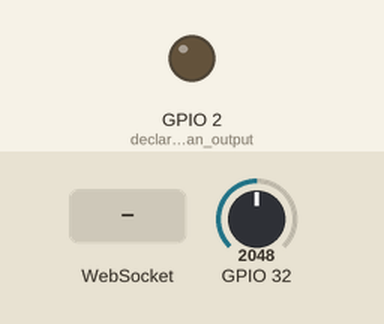
A sketch run on a simulated ESP32. On the bench: output pins drawn as LEDs (lit = HIGH). Inputs (shaded band) come from the test bench; at power-on: GPIO 32 = 2048. WiFi joins after 1.5 s; servers stay silent unless stated; the local clock reads 2024-03-15 10:24:30 at power-on unless the sketch sets it; storage starts empty; not simulated (calls return 0 or success): WiFiCred1.h; what the sketch prints to the serial monitor is not drawn.

Above: at 3.3 s.
3.4 s: WebSocket text "relay" received
At 4.4 s:
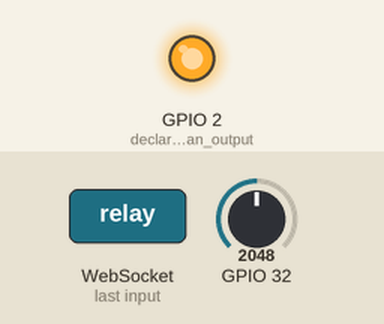
Timing chart, 0 to 6.4 s (numbered marks = the images above; inputs shaded):
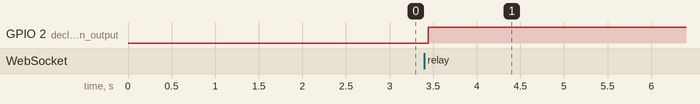

The sketch:

garden.ino
```cpp
// (licence header left out)
#include <Arduino.h>
#include "State.h" // holds application state
#include "time.h"  // setting the rtc
#include "WiFiCred1.h" // wifi credentials
#include <ArduinoOTA.h> // OTA update server
#include <ESPmDNS.h> // needed by OTA
#include <WiFi.h>  // WiFi library
#include <WiFiUdp.h> // needed by OTA
#include "bcbaws.h" // Asynchronous web server wrapper for espasyncwebserver and websockets

#define ARDUINO_RUNNING_CORE 1 // core to bind our task to

State state; // instantiate state class
BcbAws aws;  // instantiate web server class

// internal rtc variables
const char *ntpServer = "pool.ntp.org";
const long gmtOffset_sec = -18000;
const int daylightOffset_sec = 3600;
bool wifiavail = false;

// define functions
void UpdateClients(void *pvParameters);
void initWiFi();
void initTime();
void setup();
void loop();
void checkForIndex();
String printLocalTime();
String printLocalHour();


// localtime from internal rtc
String printLocalTime() {
  struct tm timeinfo;
  if (!getLocalTime(&timeinfo)) {
    return ("");
  }
  return (asctime(&timeinfo));
}

String printLocalHour() {
  struct tm timeinfo;
  if (!getLocalTime(&timeinfo)) {
    return ("");
  }
  return (String(asctime(&timeinfo)).substring(11, 16) + " ");
}

void setup() {
  Serial.begin(115200);
  delay(500);

  // set initial program state
  initWiFi(); // connect to wifi
  initTime(); // connect to ntp servers and set rtc
  aws.BcbAwsInit(&state); // initialize the webserver and start listening for connections
  digitalWrite(2, LOW); // write the relay pin low before declaring it as an output
  pinMode(2, OUTPUT); // declare it an output
  state.relay(false); // and set the state to reflect the relay condition

  ArduinoOTA // OTA setup
  .onStart([]() {
    String type;
    if (ArduinoOTA.getCommand() == U_FLASH)
      type = "sketch";
    else // U_SPIFFS
      type = "filesystem";
    SPIFFS.end();// NOTE: if updating SPIFFS this would be the place to unmount SPIFFS
    aws.ws.enable(false);// Disable client connections
    aws.ws.textAll("{\"message\":\"OTA Update Started\"");// Advertise to connected clients what's going on
    aws.ws.closeAll();// Close them
    state.setOta(true); // prevent updates to clients while updating
  });
  ArduinoOTA.begin();

  xTaskCreatePinnedToCore(               //
    UpdateClients,                       // function name
    "updateClients",                     // name for humans
    1024,                                // This stack size can be checked & adjusted by reading the Stack Highwater
    NULL,                                // task input parameter
    2,                                   // Priority, with 3 (configMAX_PRIORITIES - 1) being the highest, and 0 being the lowest.
    NULL,                                // task handle
    ARDUINO_RUNNING_CORE);
}

void loop() {
  ArduinoOTA.handle(); // check if an update is available
  if (WiFi.status() != WL_CONNECTED) // check if wifi is still connected, if not, reconnect
    initWiFi();
  vTaskDelay(60);
}

void UpdateClients(void *pvParameters) { // handle websocket and oled displays
  (void)pvParameters;
  for (;;) {
    if (!state.getOta()) {
      aws.notifyClients(); // send state to the client as a json string
    }
    vTaskDelay(900000); // update clients every 15 minutes
  }
}

void initWiFi() {
  Serial.println("connecting to wifi");
  // connect to wifi
  WiFi.mode(WIFI_STA);
  WiFi.begin(ssid, password);
  if (WiFi.waitForConnectResult() != WL_CONNECTED) {
    Serial.println("connecting to wifi failed");
    delay(500);
    initWiFi();
  }
  Serial.println("wifi connected");
  wifiavail = true;
}

void initTime() {
  // set the clock from ntp server
  configTime(gmtOffset_sec, daylightOffset_sec, ntpServer);
  printLocalTime();
}
```

State.cpp
```cpp
// (licence header left out)
#include"State.h"

int State::moisture() { // read andaverage the moisture content and save it in the state
  int avg = 0;
  for (int num = 0; num <= 9; num++) {
    avg += analogRead(32);
  }
  jsonMap["moisture"] = String(avg / 10);
  return avg / 10;
}


int State::threshold() { //threshold (TODO) getter
  return jsonMap["threshold"].toInt();
};

int State::threshold(int value) { //threshold setter
  jsonMap["threshold"] = String(value);
  return jsonMap["threshold"].toInt();
};


String State::filename() {  // filename getter
  return jsonMap["filename"];
};

String State::filename(String value) {  // filename setter
  jsonMap["filename"] = value;
  return jsonMap["filename"];
};


bool State::setOta (bool value) {  // ota setter
  ota = value;
  return ota;
};

bool State::getOta () {  // ota getter
  return ota;
};


bool State::reload() {  // reload getter
  return (jsonMap["reload"] == "true");
};

bool State::reload(bool value) {  // reload setter
  jsonMap["reload"] = value ? "true" : "false";
  return (jsonMap["reload"] == "true");
};


bool State::relay() {  // relay getter
  return (jsonMap["relay"] == "true");
};

bool State::relay(bool value) {  // relay setter
  jsonMap["relay"] = value ? "true" : "false";
  return (jsonMap["relay"] == "true");
};


String State::getJSON() { //convert the state map to json
  moisture();
  String json = "{";
  String quote = "\"";
  for (auto const x : jsonMap) {
    if (json.length() > 3) json += ",";
    json += quote + x.first + quote + ":" + quote + x.second + quote;
  };
  json += "}";
  return json;
}
```

State.h
```cpp
// (licence header left out)
#pragma once
#include<Arduino.h>
#include<map>
//set initial state

class State {
  public:

    int moisture(); // reads and returns moisture reading

    // setter and getter for the threshold TODO
    int threshold();
    int threshold(int value);

    // setter and getter for the uploading filename
    String filename();
    String filename(String value);


    // is an OTA update in progress
    bool setOta (bool value);
    bool getOta ();


    // should the browser reload the website
    bool reload();
    bool reload(bool value);


    // relay state
    bool relay();
    bool relay(bool value);

    // return a stringifyed json representation of the state
    String getJSON();

  private:
    // container for the state
    std::map<String, String> jsonMap;
    //OTA is handeled seperately
    bool ota = false;
};
```

bcbaws.cpp
```cpp
// (licence header left out)
#include"bcbaws.h"

BcbAws::BcbAws() {}

void BcbAws::BcbAwsInit(State* istate) {
  state = istate;
  SPIFFS.begin(true);
  delay(50);
  checkForIndex();
  delay(50);

  // send home page from spiffs
  server.on("/", HTTP_GET, [ = ](AsyncWebServerRequest * request) {
    request->send(SPIFFS, "/index.htm", "text/html");
  });

  // send config page from spiffs
  server.on("/config", HTTP_GET, [ = ](AsyncWebServerRequest * request) {
    request->send(SPIFFS, "/config.htm", "text/html");
  });

  // send json representation of state (api endpoint)
  server.on("/json", HTTP_GET, [ = ](AsyncWebServerRequest * request) {
    request->send(200, "application/json", state->getJSON());
  });

  // start the web server
  server.begin();

  // configure the websocket server
  ws.onEvent([ = ](AsyncWebSocket * server, AsyncWebSocketClient * client,
  AwsEventType type, void *arg, uint8_t *data, size_t len) {
    switch (type) {
      case WS_EVT_CONNECT:
        notifyClients();
        break;
      case WS_EVT_DISCONNECT:
        Serial.printf("WebSocket client #%u disconnected\n", client->id());
        break;
      case WS_EVT_DATA:
        handleWebSocketMessage(arg, data, len);
        break;
      case WS_EVT_PONG:
      case WS_EVT_ERROR:
        break;
    }
  });

  // apply the websocket handler to the webserver
  server.addHandler(&ws);
}

void BcbAws::notifyClients() {
  ws.textAll(state->getJSON());  // send the state to the clients as json
}

void BcbAws::handleWebSocketMessage(void *arg, uint8_t *data, size_t len) { // receive the comm from the client and convert it into a string
  AwsFrameInfo *info = (AwsFrameInfo *)arg;
  if (info->final && info->index == 0 && info->len == len &&
      info->opcode == WS_TEXT) {
    data[len] = 0;
    parseCommand((char *)data);
  }
}


void BcbAws::parseCommand(String command) {    // parse the command from the client

  if (command == "relay") {
    digitalWrite(2, state->relay(!state->relay())); // turn on or off and set state
    notifyClients();
  }
  // file upload handler

  if (command.substring(0, 4) == "upld") {   // get the name of the file
    state->filename(command.substring(5));
    SPIFFS.remove("/temp.txt");
  }

  if (command.substring(0, 4) == "comp") {   // finalize the upload, rename temp.txt to the filename
    SPIFFS.remove(("/" + state->filename()).c_str());
    SPIFFS.rename("/temp.txt", ("/" + state->filename()).c_str());
    state->filename("");
  }

  if (command.substring(0, 4) == "file") {   //append received data to temp.txt
    String message = command.substring(5);
    File file = SPIFFS.open("/temp.txt", FILE_APPEND);
    file.print(message.c_str());
    file.close();

  }

  if (command == "reload") {    //send a reload message to the clients
    state->reload(true);
    notifyClients();
    state->reload(false);
  }
}

void BcbAws::checkForIndex() {  // check for and optionally create index.htm in spiffs
  if (SPIFFS.exists("/index.htm")) return; //
  delay(50);
  File file = SPIFFS.open("/index.htm", FILE_WRITE);
  file.print(htmlCode);
  file.close();
}
```

bcbaws.h
```cpp
// (licence header left out)
#pragma once
#include <Arduino.h>
#include <ESPAsyncWebServer.h>
#include <SPIFFS.h>
#include "State.h"
#include "defaulthtml.h"

class BcbAws {
  public:
    BcbAws(); // blank constructor
    AsyncWebSocket ws = AsyncWebSocket("/ws"); // websocket server
    void BcbAwsInit(State*istate); // class initialization with refrence to state
    void notifyClients(); // notify clients with a json representation of state

  private:
    AsyncWebServer server = AsyncWebServer(80); // web server
    void handleWebSocketMessage(void *arg, uint8_t *data, size_t len); // invoked on websocket message received
    void parseCommand(String command); // parse received commands from websockets
    void checkForIndex(); // check if index.htm exists, if not, create it and populate with the contents of defaulthtml.h
    State* state;
};
```

defaulthtml.h
```cpp
// (licence header left out)
#pragma once
//default html page if not in SPIFFS

// beginning of default web page
const char htmlCode[]PROGMEM = R"rawliteral(
 <!DOCTYPE HTML>
<html>

<head>
  <! define meta data>
    <meta name="viewport" content="width=device-width, initial-scale=1">
    <! define the style CSS of your page>

</head>

<body>


    <input type='file' name='upload' id='upload' value=''><span id="percent"></span>
  </div>
  <script>
    var gateway = `ws://${window.location.hostname}/ws`;
    var websocket;
    var state = {};
    var json = {};

    window.addEventListener('load', onLoad);

    function initWebSocket() {
      console.log('Trying to open a WebSocket connection...');
      websocket = new WebSocket(gateway);
      websocket.onopen = onOpen;
      websocket.onclose = onClose;
      websocket.onmessage = onMessage;
    }

    function onOpen(event) {
      console.log('Connection opened');
    }

    function onClose(event) {
      console.log('Connection closed');
      setTimeout(initWebSocket, 2000);
    }

    function toFixed(num, fixed) {
      var re = new RegExp('^-?\\d+(?:\.\\d{0,' + (fixed || -1) + '})?');
      return num.toString().match(re)[0];
    }

    function onMessage(event) {

    }

    // on page load
    function onLoad(event) {
      initWebSocket();
      document.getElementById("upload").addEventListener("change", (e) => processFile(e));
    }

    function processFile(e) {
      const reader = new FileReader();
      reader.readAsText(e.path[0].files[0]);
      var myfilename = e.path[0].files[0].name;

      reader.onload = (e) => {
        var myfile = e.target.result;
        var myarray = myfile.split('');
        var mylength = myfile.length;
        i = 0;
        k = 1;
        var sendArray = [];
        sendArray[0] = ("upld:" + myfilename);

        function getChunk() {
          var sendstring = '';
          for (var j = 0; j < 512; j++) {
            if (i < mylength) {
              sendstring += myarray[i];
            }
            i++
          }
          return sendstring;
        }

        function loopThroughSplittedText(splittedText) {
          splittedText.forEach(function (text, i) {
            setTimeout(function () {
              sendMessage(text, i);
            }, i * 500)
          })
        }

        while (i < mylength) {

          sendArray[k] = ("file:" + getChunk());
          k++;
        }
        sendArray[k] = ("comp");
        sendstring = '';
        loopThroughSplittedText(sendArray);
      };
    }

    function sendMessage(data, index) {
      if (index) var percent = index / k * 100;
      if (data.substring(0, 4) == 'file') document.getElementById('percent').innerHTML = percent + ' %';
      if (data.substring(0, 4) == 'comp') {
        document.getElementById('percent').innerHTML = "completed";
        setTimeout(() => {
          sendMessage("reload");
        }, 2000);
      }
      websocket.send(data);
    }
      function doTime() {
        document.getElementById('time').innerHTML = new Date().toLocaleString();
      }
      setInterval(doTime, 1000);

  </script>
</body>

</html>
)rawliteral";

// end of default web page
```

Measured:
- after the input at 3.4 s, GPIO 2 (declare_it_an_output): LOW → HIGH at once
